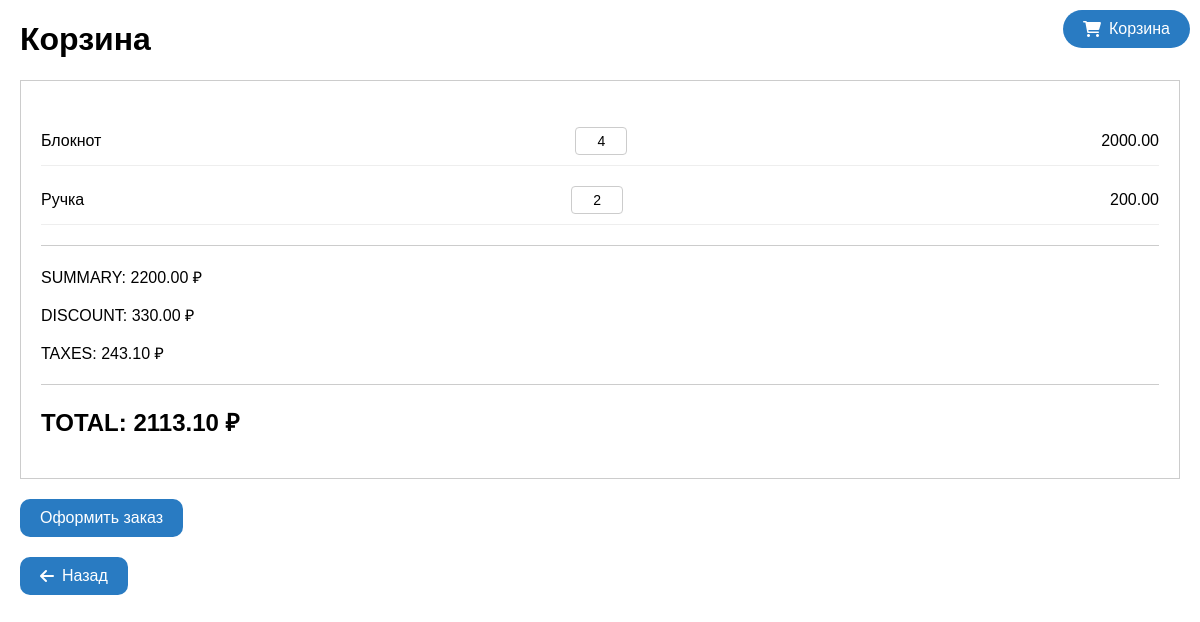
Page /cart/ on the committed database.
### payments/models.py (models this page shows, shortened)
class Item(models.Model):
    id = models.UUIDField(primary_key=True, default=uuid.uuid4, editable=False)
    name = models.CharField(max_length=255)
    price = models.DecimalField(max_digits=10, decimal_places=2)
    quantity = models.PositiveIntegerField(default=0)

### payments/views.py (the view, shortened to what this page needs)
# urls.py: path('cart/', CartView.as_view(), name='cart'),
class CartView(View):
    def get(self, request):
        order, created = Order.objects.get_or_create(is_confirmed=False)
        item_with_count = []
        items_price = 0
        discount_amount = 0
        tax_amount = 0
        for item in order.items.all():
            quantity = item.quantity
            item_with_count.append({
                'item': item,
                'quantity': quantity,
                'price': item.price * quantity
            })
            items_price += item.price * quantity
        discount = Discount.objects.first()
        tax = Tax.objects.first()
        if discount:
            discount_amount = (discount.percentage / 100) * items_price
        subtotal = items_price
        if tax:
            tax_amount = (tax.percentage / 100) * (subtotal - discount_amount)
        total_price = subtotal + tax_amount - discount_amount
        return render(request, 'cart.html', {
            'items': item_with_count,
            'total_price': total_price,
            'subtotal': subtotal,
            'discount_amount': discount_amount,
            'tax_amount': tax_amount,
            'cart': order
        })

### payments/templates/cart.html (shortened to what this page needs)
{% extends "base.html" %}
{% load static %}
{% block content %}
    <h1>Корзина</h1>
    {% if items %}
        <div class="cart-summary">
            <ul>
                {% for item in items %}
                    <li class="cart-item"
                        data-item-id="{{ item.item.id }}"
                        data-quantity="{{ item.quantity }}">
                        <span class="item-name">{{ item.item.name }}</span>
                        <span class="quantity-input">{{ item.quantity }}</span>
                        <span class="item-price">{{ item.price }}</span>
                    </li>
                {% endfor %}
            </ul>
            <hr>
            <p>SUMMARY: {{ subtotal|floatformat:2 }} ₽</p>
            <p>DISCOUNT: {{ discount_amount|floatformat:2 }} ₽</p>
            <p>TAXES: {{ tax_amount|floatformat:2 }} ₽</p>
            <hr>
            <h2 id="total_price">TOTAL: {{ total_price|floatformat:2 }} ₽</h2>
        </div>
        <button id="checkout-button" class="btn btn-primary rounded-button">Оформить заказ</button>
    {% else %}
        <p>Корзина пуста</p>
    {% endif %}
    <button onclick="window.location.href='/'" class="back-button rounded-button">
        <i class="fas fa-arrow-left"></i> Назад
    </button>
{% endblock %}

### payments/templates/base.html (shortened to what this page needs)
{% load static %}
<!DOCTYPE html>
<html lang="en">
<head>
    <link rel="stylesheet" href="https://cdnjs.cloudflare.com/ajax/libs/font-awesome/6.0.0-beta3/css/all.min.css">
    <link rel="stylesheet" href="{% static 'css/style.css' %}">
</head>
<body>
<div class="cart">
    <i class="fas fa-shopping-cart"></i>
    <a href="{% url 'cart' %}">Корзина</a>
</div>
{% block content %}{% endblock %}
</body>
</html>

### payments/static/css/style.css (style rules this page uses)
.cart-summary { border: 1px solid #ccc; padding: 20px; margin-bottom: 20px; }
.cart-summary h2 { margin-bottom: 20px; }
.cart-summary ul { list-style-type: none; padding: 0; }
.cart-summary ul li { margin-bottom: 10px; }
.cart-summary hr { border: 0; border-top: 1px solid #ccc; margin: 20px 0; }
.btn-primary { background-color: #297bc2; color: white; padding: 10px 20px; border: none; cursor: pointer; }
.cart-item { display: flex; justify-content: space-between; align-items: center; padding: 10px 0; border-bottom: 1px solid #eee; }
.quantity-input { width: 40px; text-align: center; margin: 0 5px; border: 1px solid #ccc; border-radius: 4px; padding: 5px; font-size: 14px; }
.rounded-button { background-color: #297bc2; color: white; border: none; padding: 10px 20px; cursor: pointer; font-size: 16px; border-radius: 10px; display: flex; align-items: center; justify-content: center; margin-top: 20px; transition: background-color 0.3s ease; }
.back-button { margin-top: 20px; }
#checkout-button { margin-top: 20px; }
.fa-arrow-left { margin-right: 8px; }
.cart { position: fixed; top: 10px; right: 10px; padding: 10px 20px; background-color: #297bc2; color: white; border: none; border-radius: 25px; cursor: pointer; display: flex; align-items: center; gap: 8px; font-size: 16px; transition: background-color 0.3s ease; }
.cart a { color: white; text-decoration: none; }

### payments/templates/base.html (style rules this page uses)
body { font-family: Arial, sans-serif; margin: 20px; }

### rows in the picture
Item: item.name "Блокнот", quantity "4", price "2000.00"
Item: item.name "Ручка", quantity "2", price "200.00"

### other values in the picture
{{ subtotal|floatformat:2 }} "2200.00"
{{ discount_amount|floatformat:2 }} "330.00"
{{ tax_amount|floatformat:2 }} "243.10"
{{ total_price|floatformat:2 }} "2113.10"
